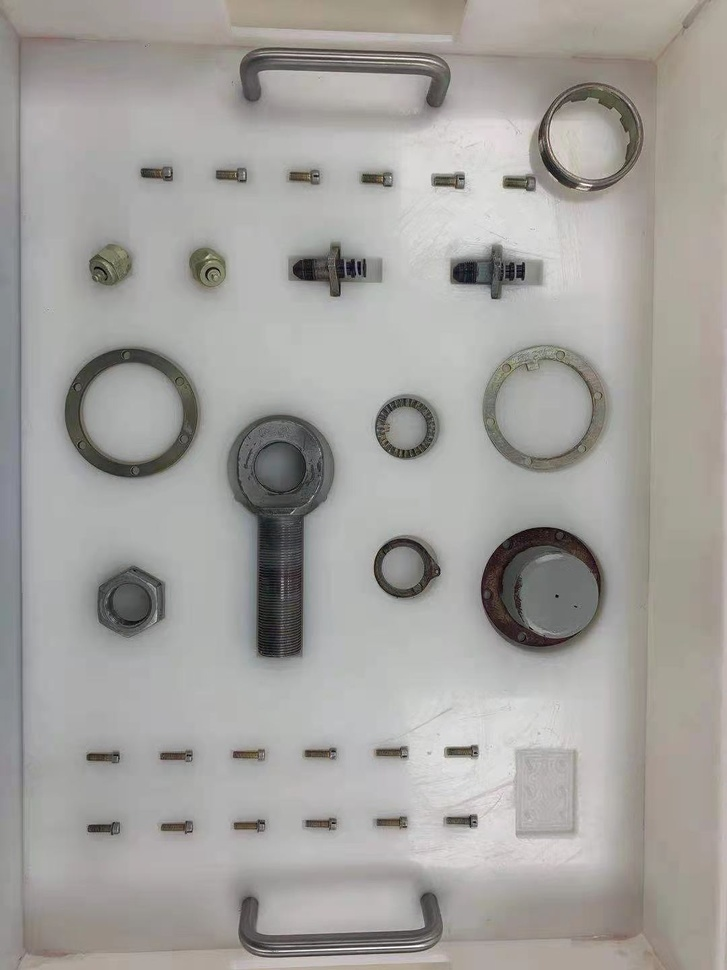
#> input picture opencv-operation/images/full.jpg, 727 x 970 px, shrunk from 1080 x 1440 before the run
$ python CannyFilter2.py
#> lines starting #> are read from the running program, lines starting #| are printed output that depends on the picture; after the words box and inside, x2 and y2 are one past the last pixel; in counts of white or black regions, pixels touching at a corner belong together
import cv2
import matplotlib.pyplot as plt
import numpy as np

"""canny边缘检测阈值影响"""
img_path="../images/full.jpg"
image=cv2.imread(img_path)
#> image is the input picture: shape (970, 727, 3); mean B, G, R 157.4, 160.8, 162.9
image=cv2.cvtColor(image,cv2.COLOR_BGR2GRAY)
#> image: shape (970, 727)


# [13 lines of commented-out code are left out]
def auto_canny(image,sigma=0.3):
#> called with sigma = 0.3
    v=np.median(image)
#> v = 168
    lower=int(max(0,(1.0-sigma)*v))
#> lower = 117
    upper=int(min(255,(1.0+sigma)*v))
#> upper = 218
    edges=cv2.Canny(image,lower,upper)
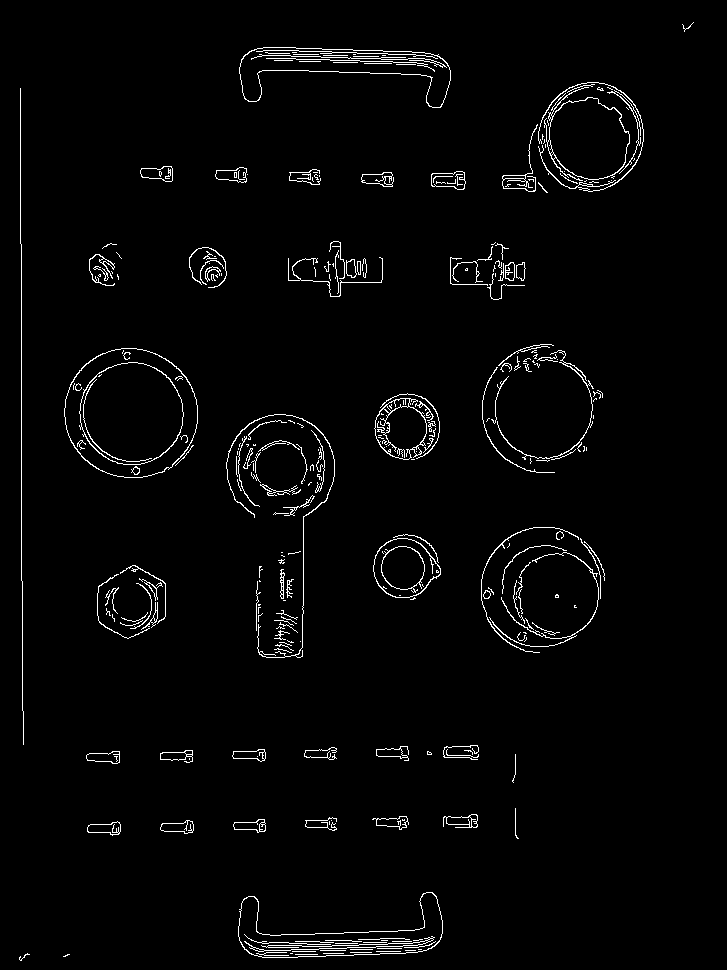
#> edges: shape (970, 727); 2.3% white in thin lines or dots, all inside (x1, y1, x2, y2) = (19, 22, 694, 961)
    print(lower,upper)
#| 117 218
    return edges

edges=auto_canny(image)
edges=cv2.GaussianBlur(edges,(3,3),0)
plt.imshow(edges,'gray')
plt.axis('off')
plt.show()

$ run again, with opencv-operation/images/002.jpg copied over opencv-operation/images/full.jpg
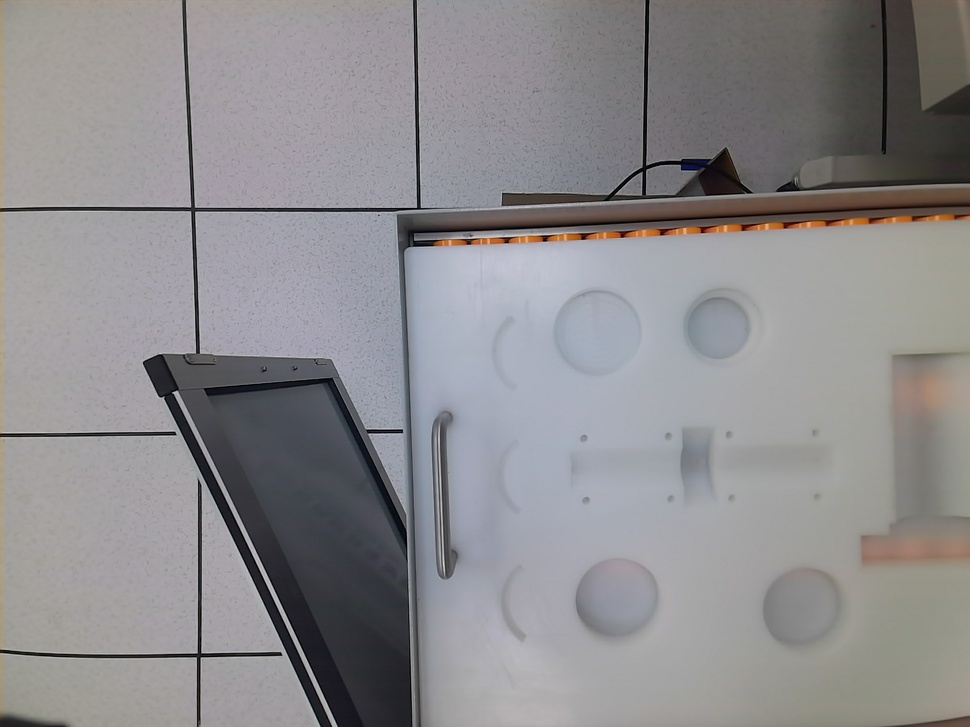
#> input picture opencv-operation/images/002.jpg, 970 x 727 px, shrunk from 2048 x 1536 before the run
#> image is the input picture: shape (727, 970, 3); mean B, G, R 141.4, 139.3, 140.9
#> image: shape (727, 970)
#> v = 158
#> lower = 110
#> upper = 205
#> in auto_canny, `edges=cv2.Canny(image,lower,upper)`:
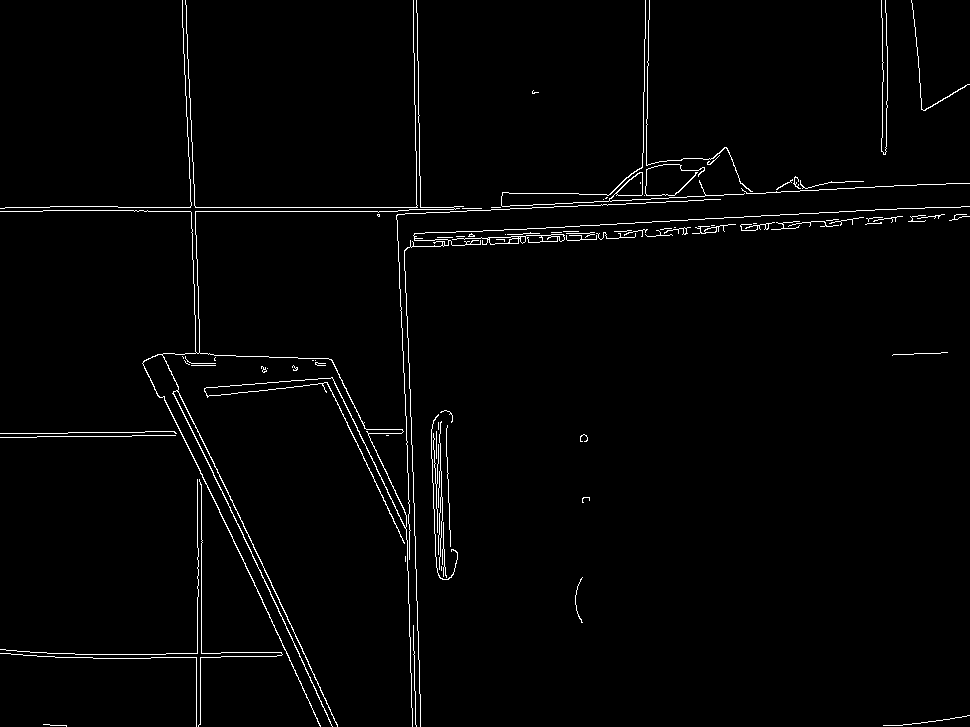
#> edges: shape (727, 970); 1.8% white in thin lines or dots
#| 110 205

$ run again, with opencv-operation/images/13.jpg copied over opencv-operation/images/full.jpg
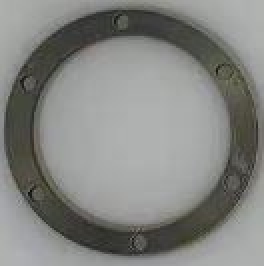
#> input picture opencv-operation/images/13.jpg, 132 x 133 px (shown 2 times larger)
#> image is the input picture: shape (133, 132, 3); mean B, G, R 129.5, 132.9, 131.8
#> image: shape (133, 132)
#> v = 153
#> lower = 107
#> upper = 198
#> in auto_canny, `edges=cv2.Canny(image,lower,upper)`:
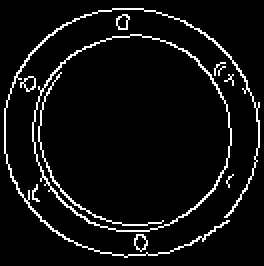
#> edges: shape (133, 132) (shown 2 times larger); 6.2% white in thin lines or dots
#| 107 198
#> `edges=cv2.GaussianBlur(edges,(3,3),0)`:
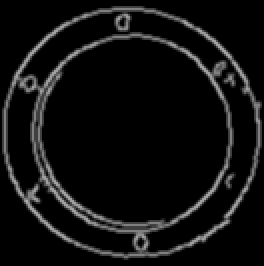
#> edges: shape (133, 132) (shown 2 times larger); min 0, max 175, mean 15.9
